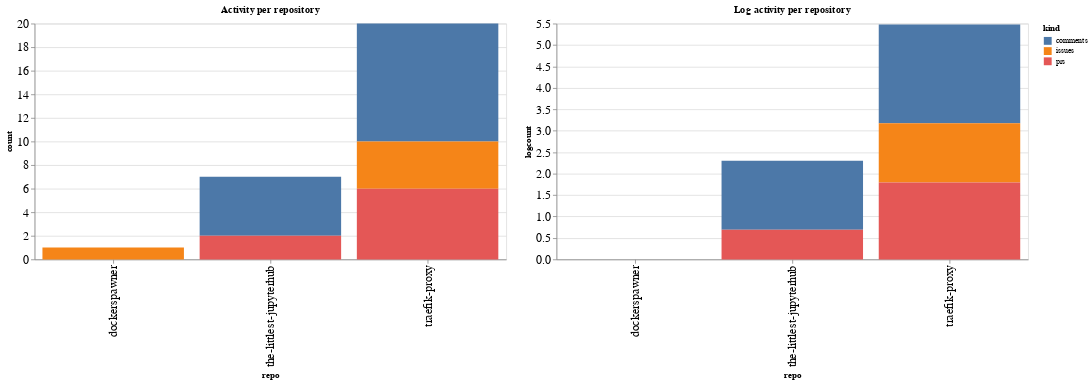

Notebook cell for this chart:
### Code cell
ch1 = alt.Chart(repo_summaries, width=600, title="Activity per repository").mark_bar().encode(
    x='repo',
    y='count',
    color='kind',
    tooltip="kind"
)

ch2 = alt.Chart(repo_summaries, width=600, title="Log activity per repository").mark_bar().encode(
    x='repo',
    y='logcount',
    color='kind',
    tooltip="kind"
)

ch1 | ch2

### Figure 1 — Vega-Lite specification as saved in the notebook (floating-point values rounded to 4 significant figures)
{"config": {"axisLeft": {"labelFontSize": 15}, "axisBottom": {"labelFontSize": 15}}, "hconcat": [{"mark": "bar", "encoding": {"color": {"type": "nominal", "field": "kind"}, "tooltip": {"type": "nominal", "field": "kind"}, "x": {"type": "nominal", "field": "repo"}, "y": {"type": "quantitative", "field": "count"}}, "title": "Activity per repository", "width": 600}, {"mark": "bar", "encoding": {"color": {"type": "nominal", "field": "kind"}, "tooltip": {"type": "nominal", "field": "kind"}, "x": {"type": "nominal", "field": "repo"}, "y": {"type": "quantitative", "field": "logcount"}}, "title": "Log activity per repository", "width": 600}], "data": {"name": "data-eac524eb4f4e4883f087b782f1271ece"}, "$schema": "https://vega.github.io/schema/vega-lite/v4.8.1.json", "datasets": {"data-eac524eb4f4e4883f087b782f1271ece": [{"repo": "dockerspawner", "kind": "issues", "count": 1, "logcount": 0.0}, {"repo": "the-littlest-jupyterhub", "kind": "comments", "count": 5, "logcount": 1.609}, {"repo": "the-littlest-jupyterhub", "kind": "prs", "count": 2, "logcount": 0.6931}, {"repo": "traefik-proxy", "kind": "comments", "count": 10, "logcount": 2.303}, {"repo": "traefik-proxy", "kind": "issues", "count": 4, "logcount": 1.386}, {"repo": "traefik-proxy", "kind": "prs", "count": 6, "logcount": 1.792}]}}
